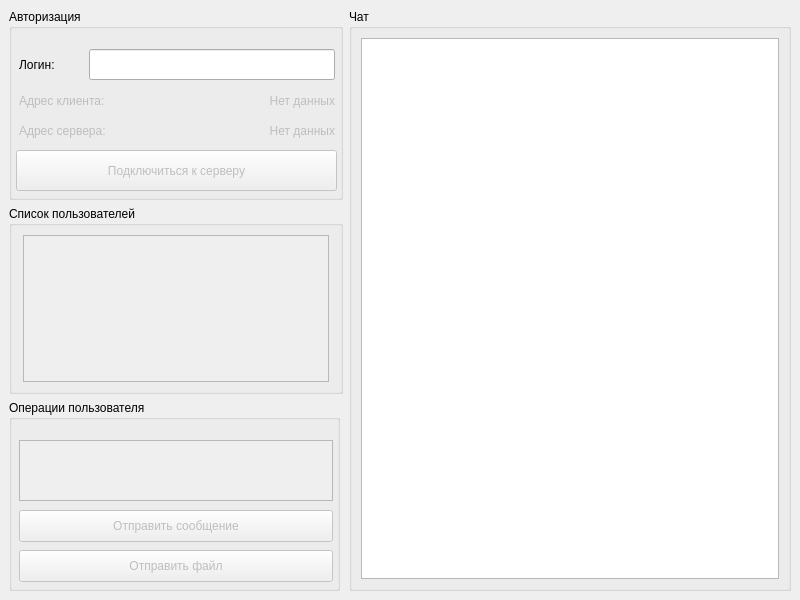
<?xml version="1.0" encoding="UTF-8"?>
<ui version="4.0">
 <class>ClientWindow</class>
 <widget class="QMainWindow" name="ClientWindow">
  <property name="geometry">
   <rect>
    <x>0</x>
    <y>0</y>
    <width>800</width>
    <height>600</height>
   </rect>
  </property>
  <property name="sizePolicy">
   <sizepolicy hsizetype="Expanding" vsizetype="Expanding">
    <horstretch>0</horstretch>
    <verstretch>0</verstretch>
   </sizepolicy>
  </property>
  <property name="minimumSize">
   <size>
    <width>800</width>
    <height>600</height>
   </size>
  </property>
  <property name="baseSize">
   <size>
    <width>800</width>
    <height>600</height>
   </size>
  </property>
  <property name="windowTitle">
   <string>LANChatClient</string>
  </property>
  <widget class="QWidget" name="centralwidget">
   <layout class="QGridLayout" name="gridLayout">
    <item row="1" column="0">
     <widget class="QGroupBox" name="userListGroupBox">
      <property name="enabled">
       <bool>true</bool>
      </property>
      <property name="sizePolicy">
       <sizepolicy hsizetype="Expanding" vsizetype="Preferred">
        <horstretch>0</horstretch>
        <verstretch>0</verstretch>
       </sizepolicy>
      </property>
      <property name="minimumSize">
       <size>
        <width>334</width>
        <height>151</height>
       </size>
      </property>
      <property name="maximumSize">
       <size>
        <width>334</width>
        <height>16777215</height>
       </size>
      </property>
      <property name="title">
       <string>Список пользователей</string>
      </property>
      <layout class="QGridLayout" name="userGridLayout">
       <item row="0" column="0">
        <widget class="QListWidget" name="userListWidget">
         <property name="enabled">
          <bool>false</bool>
         </property>
         <property name="minimumSize">
          <size>
           <width>306</width>
           <height>131</height>
          </size>
         </property>
         <property name="maximumSize">
          <size>
           <width>306</width>
           <height>16777215</height>
          </size>
         </property>
        </widget>
       </item>
      </layout>
     </widget>
    </item>
    <item row="0" column="0">
     <widget class="QGroupBox" name="authGroupBox">
      <property name="minimumSize">
       <size>
        <width>334</width>
        <height>191</height>
       </size>
      </property>
      <property name="maximumSize">
       <size>
        <width>334</width>
        <height>191</height>
       </size>
      </property>
      <property name="title">
       <string>Авторизация</string>
      </property>
      <widget class="QLabel" name="authLoginLabel">
       <property name="geometry">
        <rect>
         <x>10</x>
         <y>40</y>
         <width>61</width>
         <height>31</height>
        </rect>
       </property>
       <property name="minimumSize">
        <size>
         <width>61</width>
         <height>31</height>
        </size>
       </property>
       <property name="text">
        <string>Логин:</string>
       </property>
      </widget>
      <widget class="QLineEdit" name="authLoginLineEdit">
       <property name="geometry">
        <rect>
         <x>80</x>
         <y>40</y>
         <width>246</width>
         <height>31</height>
        </rect>
       </property>
       <property name="minimumSize">
        <size>
         <width>246</width>
         <height>31</height>
        </size>
       </property>
      </widget>
      <widget class="QLabel" name="authClientIPv4TextLabel">
       <property name="enabled">
        <bool>false</bool>
       </property>
       <property name="geometry">
        <rect>
         <x>10</x>
         <y>80</y>
         <width>141</width>
         <height>23</height>
        </rect>
       </property>
       <property name="minimumSize">
        <size>
         <width>141</width>
         <height>23</height>
        </size>
       </property>
       <property name="text">
        <string>Адрес клиента:</string>
       </property>
      </widget>
      <widget class="QLabel" name="authClientIPv4ValueLabel">
       <property name="enabled">
        <bool>false</bool>
       </property>
       <property name="geometry">
        <rect>
         <x>150</x>
         <y>80</y>
         <width>176</width>
         <height>23</height>
        </rect>
       </property>
       <property name="minimumSize">
        <size>
         <width>176</width>
         <height>23</height>
        </size>
       </property>
       <property name="text">
        <string>Нет данных</string>
       </property>
       <property name="alignment">
        <set>Qt::AlignRight|Qt::AlignTrailing|Qt::AlignVCenter</set>
       </property>
      </widget>
      <widget class="QLabel" name="authServerIPv4TextLabel">
       <property name="enabled">
        <bool>false</bool>
       </property>
       <property name="geometry">
        <rect>
         <x>10</x>
         <y>110</y>
         <width>141</width>
         <height>23</height>
        </rect>
       </property>
       <property name="minimumSize">
        <size>
         <width>141</width>
         <height>23</height>
        </size>
       </property>
       <property name="text">
        <string>Адрес сервера:</string>
       </property>
      </widget>
      <widget class="QLabel" name="authServerIPv4ValueLabel">
       <property name="enabled">
        <bool>false</bool>
       </property>
       <property name="geometry">
        <rect>
         <x>150</x>
         <y>110</y>
         <width>176</width>
         <height>23</height>
        </rect>
       </property>
       <property name="sizePolicy">
        <sizepolicy hsizetype="Preferred" vsizetype="Preferred">
         <horstretch>0</horstretch>
         <verstretch>0</verstretch>
        </sizepolicy>
       </property>
       <property name="minimumSize">
        <size>
         <width>176</width>
         <height>23</height>
        </size>
       </property>
       <property name="text">
        <string>Нет данных</string>
       </property>
       <property name="alignment">
        <set>Qt::AlignRight|Qt::AlignTrailing|Qt::AlignVCenter</set>
       </property>
      </widget>
      <widget class="QPushButton" name="authSignInPushButton">
       <property name="enabled">
        <bool>false</bool>
       </property>
       <property name="geometry">
        <rect>
         <x>7</x>
         <y>141</y>
         <width>321</width>
         <height>41</height>
        </rect>
       </property>
       <property name="minimumSize">
        <size>
         <width>321</width>
         <height>41</height>
        </size>
       </property>
       <property name="text">
        <string>Подключиться к серверу</string>
       </property>
      </widget>
     </widget>
    </item>
    <item row="0" column="1" rowspan="3">
     <widget class="QGroupBox" name="chatGroupBox">
      <property name="enabled">
       <bool>true</bool>
      </property>
      <property name="sizePolicy">
       <sizepolicy hsizetype="Expanding" vsizetype="Expanding">
        <horstretch>0</horstretch>
        <verstretch>0</verstretch>
       </sizepolicy>
      </property>
      <property name="minimumSize">
       <size>
        <width>441</width>
        <height>581</height>
       </size>
      </property>
      <property name="title">
       <string>Чат</string>
      </property>
      <layout class="QGridLayout" name="chatGridLayout">
       <item row="0" column="0">
        <widget class="QPlainTextEdit" name="chatPlainTextEdit">
         <property name="enabled">
          <bool>true</bool>
         </property>
         <property name="sizePolicy">
          <sizepolicy hsizetype="Expanding" vsizetype="Expanding">
           <horstretch>0</horstretch>
           <verstretch>0</verstretch>
          </sizepolicy>
         </property>
         <property name="minimumSize">
          <size>
           <width>414</width>
           <height>527</height>
          </size>
         </property>
         <property name="layoutDirection">
          <enum>Qt::LeftToRight</enum>
         </property>
         <property name="autoFillBackground">
          <bool>false</bool>
         </property>
         <property name="horizontalScrollBarPolicy">
          <enum>Qt::ScrollBarAlwaysOff</enum>
         </property>
         <property name="readOnly">
          <bool>true</bool>
         </property>
        </widget>
       </item>
      </layout>
     </widget>
    </item>
    <item row="2" column="0">
     <widget class="QGroupBox" name="actionsGroupBox">
      <property name="enabled">
       <bool>true</bool>
      </property>
      <property name="minimumSize">
       <size>
        <width>331</width>
        <height>191</height>
       </size>
      </property>
      <property name="maximumSize">
       <size>
        <width>331</width>
        <height>201</height>
       </size>
      </property>
      <property name="title">
       <string>Операции пользователя</string>
      </property>
      <widget class="QPlainTextEdit" name="actionsSendMessagePlainTextEdit">
       <property name="enabled">
        <bool>false</bool>
       </property>
       <property name="geometry">
        <rect>
         <x>10</x>
         <y>40</y>
         <width>314</width>
         <height>61</height>
        </rect>
       </property>
       <property name="minimumSize">
        <size>
         <width>311</width>
         <height>51</height>
        </size>
       </property>
       <property name="horizontalScrollBarPolicy">
        <enum>Qt::ScrollBarAlwaysOff</enum>
       </property>
      </widget>
      <widget class="QPushButton" name="actionsSendMessagePushButton">
       <property name="enabled">
        <bool>false</bool>
       </property>
       <property name="geometry">
        <rect>
         <x>10</x>
         <y>110</y>
         <width>314</width>
         <height>32</height>
        </rect>
       </property>
       <property name="minimumSize">
        <size>
         <width>311</width>
         <height>32</height>
        </size>
       </property>
       <property name="text">
        <string>Отправить сообщение</string>
       </property>
      </widget>
      <widget class="QPushButton" name="actionsSendFilePushButton">
       <property name="enabled">
        <bool>false</bool>
       </property>
       <property name="geometry">
        <rect>
         <x>10</x>
         <y>150</y>
         <width>314</width>
         <height>32</height>
        </rect>
       </property>
       <property name="minimumSize">
        <size>
         <width>311</width>
         <height>32</height>
        </size>
       </property>
       <property name="text">
        <string>Отправить файл</string>
       </property>
      </widget>
     </widget>
    </item>
   </layout>
  </widget>
 </widget>
 <resources/>
 <connections/>
</ui>
